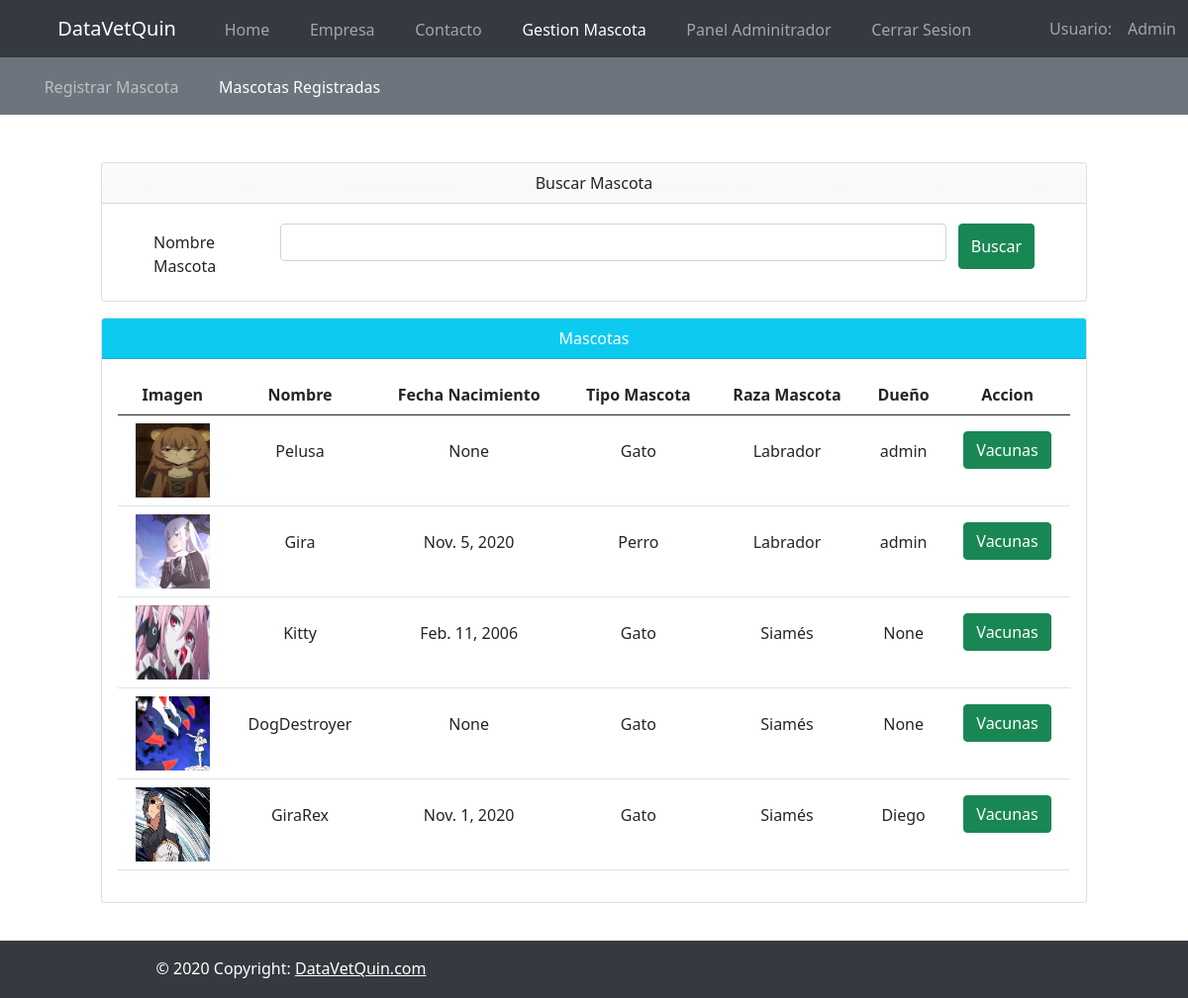
The page /listarMascota/ (signed in) on the database its author committed.
### mascota/models.py (models this page shows, shortened)
class Mascota(models.Model):
    imagen = models.ImageField(verbose_name="imagen mascota", upload_to='mascotas')
    nombre = models.CharField(verbose_name="nombre mascota", max_length=50)
    fecha_nac = models.DateField(verbose_name="fecha nacimiento",null=True, default=None)
    tipoMascota = models.CharField(verbose_name="tipo mascota", max_length=50)
    razaMascota = models.CharField(verbose_name="raza mascota", max_length=50)
    dueño = models.CharField(verbose_name="rut dueño", max_length=50, null=True)

### mascota/views.py (the view)
# urls.py: path('listarMascota/',views.listarMascota, name="listarMascota"),
def listarMascota(request):
    form2 = BuscarNombreMascota()
    if request.method == "POST":
        form2 = BuscarNombreMascota(data=request.POST)
        nombreBuscar = request.POST.get("nombreBuscar")
        mascota = Mascota.objects.filter(nombre = nombreBuscar)
        print(nombreBuscar)
        if form2.is_valid():
            return render(request,'listarMascota.html',{'mascota':mascota,'form2':form2})
    else:
        mascota = Mascota.objects.all()
        return render(request,'listarMascota.html',{'mascota':mascota,'form2':form2})

### mascota/forms.py
class BuscarNombreMascota(forms.Form):
    nombreBuscar = forms.CharField(label="Ingrese nombre mascota", required=False,
    widget=forms.TextInput(attrs={'class':'form-control mb-3','placeholder':''}))

### mascota/templates/listarMascota.html (shortened to what this page needs)
{% extends 'base_mascota.html' %}
{% block mascota %}
<div class="row pt-5">
    <div class="col-lg-10 col-md-10 col-sm-10 mx-auto ">
        <div class="card">
            <div class="card-header text-center bg-light bg-gradient">
                <span >Buscar Mascota</span>
            </div>
            <div class="card-body">
            <form action="" role="form"  method="POST">
                <div class="form-group pt-1 row">
                    <label for="" class="col-sm-2 col-form-label pl-5">Nombre Mascota</label>
                    <div class="col-sm">
                        {{form2.nombreBuscar}}
                    </div>
                    <button class="btn btn-success col-auto mb-3 mr-5 " type="submit">Buscar</button>
                </div>
            </form>
            </div>
        </div>
    </div>
    <div class="col-lg-10 col-md-10 col-sm-12 mx-auto pt-3">
        <div class="card">
            <div class="card-header bg-info text-white text-center">
                <span>Mascotas</span>
            </div>
            <div class="card-body">
                <table class="table text-center ">
                    <thead>
                        <tr>
                            <th>Imagen</th>
                            <th>Nombre</th>
                            <th>Fecha Nacimiento</th>
                            <th>Tipo Mascota</th>
                            <th>Raza Mascota</th>
                            <th>Dueño</th>
                            <th>Accion</th>
                        </tr>
                    </thead>
                    <tbody>
                        {% for m in mascota %}
                        <tr>
                            {% if m.imagen.url == '' %}
                            <td><img src="" class="img-mascota" alt=""></td>
                            {% else %}
                            <td><img src="{{m.imagen.url}}" class="img-mascota" alt=""></td>
                            {% endif %}
                            <td class="pt-4">{{m.nombre}}</td>
                            <td class="pt-4">{{m.fecha_nac}}</td>
                            <td class="pt-4">{{m.tipoMascota}}</td>
                            <td class="pt-4">{{m.razaMascota}}</td>
                            <td class="pt-4">{{m.dueño}}</td>
                            <td><a href="{% url 'listarVacuna' m.id m.nombre %} " class="btn btn-success mt-2">Vacunas</a></td>
                        </tr>
                        {% endfor %}
                    </tbody>
                </table>
            </div>
        </div>
    </div>
</div>
{% endblock mascota %}

### core/templates/base_core.html (shortened to what this page needs)
<!DOCTYPE html>
<html lang="es">
<head>
    {% load static %}
    <link rel="stylesheet" href="{% static 'vendor\bootstrap-5.0.0-alpha2-dist\css\bootstrap.min.css' %}">
    <link rel="stylesheet" href="{% static 'vendor\fontawesome-free-5.15.1-web\css\all.min.css' %}">
    <link rel="stylesheet" href="{% static 'css/style.css' %}">
</head>
<body>
    <header>
        <nav class="navbar navbar-expand-lg navbar-dark bg-dark">
            <div class="container-fluid">
                <i class="fas fa-paw img-logo"></i>
                <a class="navbar-brand" href="{% url 'home'%}">DataVetQuin</a>
                <div class="collapse navbar-collapse" id="navbarNavAltMarkup">
                    <div class="navbar-nav">
                        <a class="nav-link {% if request.path == '/' %}active{% endif %}" aria-current="page" href="{% url 'home' %}"><i class="fas fa-house-user img-menu"></i>Home</a>
                        <a class="nav-link {% if request.path == '/empresa/' %}active{% endif %}" href="{% url 'empresa' %}"><i class="fas fa-building img-menu"></i>Empresa</a>
                        <a class="nav-link {% if request.path == '/contacto/' %}active{% endif %}" href="{% url 'contacto' %}"><i class="fas fa-envelope img-menu"></i>Contacto</a>
                        {% if request.user.is_authenticated %}
                            <a class="nav-link {% if request.path == '/registrarMascota/' or request.path == '/listarMascota/' %}active{% endif %}" href="{% url 'registrarMascota' %}"><i class="fas fa-cat img-menu"></i>Gestion Mascota</a>
                            {% if request.user.username == "admin" %}
                                <a class="nav-link {% if request.path == '/admin/' %}active{% endif %}" href="/admin"><i class="fas fa-users-cog img-menu"></i>Panel Adminitrador</a>
                            {% endif %}
                            <a class="nav-link {% if request.path == '/login/' %}active{% endif %}" href="{% url 'logout' %}"><i class="fas fa-sign-out-alt img-menu"></i>Cerrar Sesion</a>
                        {% endif %}
                    </div>
                </div>
                {% if request.user.is_authenticated %}
                    <i class="fas fa-user img-menu"></i>
                    <span class="navbar-text ">Usuario:</span>
                    <span class="navbar-text text-capitalize pl-3">{{request.user.username}}</span>
                {% endif %}
            </div>
        </nav>
    </header>
    {% block contenido %}
    {% endblock contenido %}
    <div class="pt-5 pb-5"></div>
    <footer class="page-footer fixed-bottom">
    <div class="row bg-dark text-white">
        <div class="col-lg-6 col-md-6 col-sm-6">
        <div class="footer-copyright text-center py-3">© 2020 Copyright:
            <a href="http://localhost:8000/" class="text-white"> DataVetQuin.com</a>
        </div>
        </div>
        <div class="col-lg col-md col-sm">
        <ul class="nav justify-content-end py-2">
            <li class="nav-item">
                <a class="nav-link text-white" href="#"><i class="fab fa-facebook-square img-footer"></i></a>
            </li>
            <li class="nav-item">
                <a class="nav-link text-white" href="#"><i class="fab fa-twitter img-footer"></i></a>
            </li>
            <li class="nav-item">
                <a class="nav-link text-white" href="#"><i class="fab fa-instagram img-footer"></i></a>
            </li>
        </ul>
        </div>
    </div>
    </footer>
</body>
</html>

### core/static/css/style.css (style rules this page uses)
.img-logo { font-size: 2.5em; padding-right: 15px; color: red; }
.img-mascota { height: 75px; width: 75px; }
.img-menu { font-size: 1.5em; color: white; padding-right: 6px; }
.img-footer { font-size: 1.5em; }

### rows shown on the page
Mascota: imagen (picture), nombre "Pelusa", fecha_nac "None", tipoMascota "Gato", razaMascota "Labrador", dueño "admin"
Mascota: imagen (picture), nombre "Gira", fecha_nac "Nov. 5, 2020", tipoMascota "Perro", razaMascota "Labrador", dueño "admin"
Mascota: imagen (picture), nombre "Kitty", fecha_nac "Feb. 11, 2006", tipoMascota "Gato", razaMascota "Siamés", dueño "None"
Mascota: imagen (picture), nombre "DogDestroyer", fecha_nac "None", tipoMascota "Gato", razaMascota "Siamés", dueño "None"
Mascota: imagen (picture), nombre "GiraRex", fecha_nac "Nov. 1, 2020", tipoMascota "Gato", razaMascota "Siamés", dueño "Diego"

### other values the page prints
{{ request.user.username }} "Admin"
